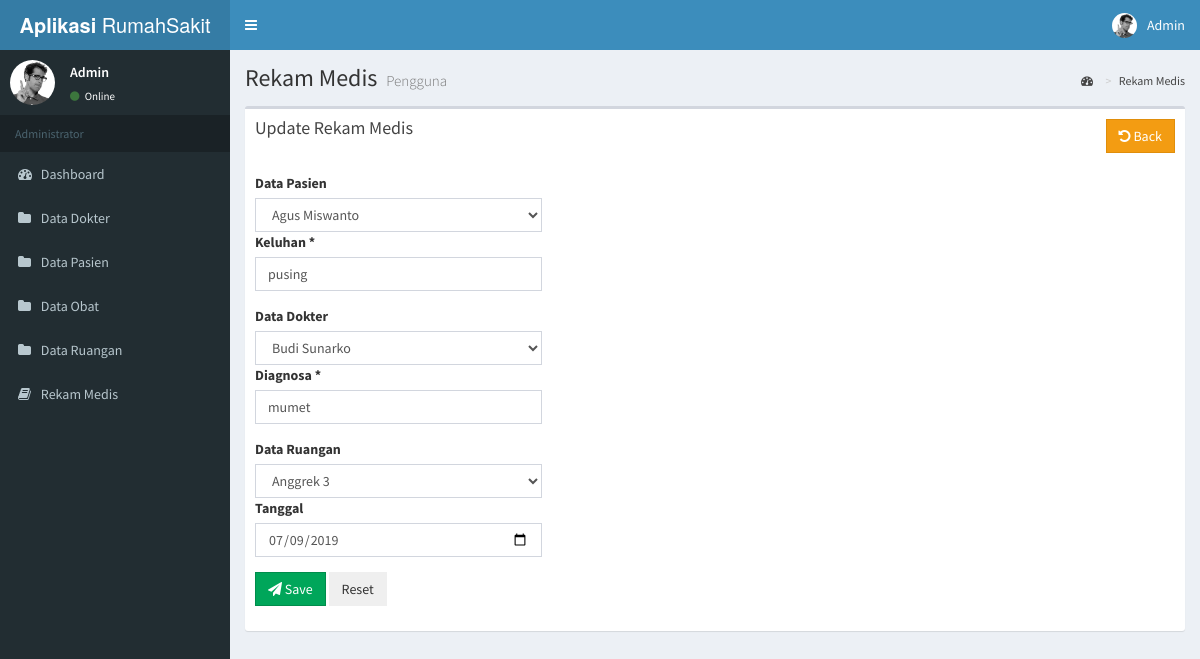
The app's page /rekammedis/update/1 with its own data.
### tables this page shows
CREATE TABLE `tb_user` (
  `user_id` int(11) NOT NULL,
  `username` varchar(40) NOT NULL,
  `password` varchar(40) NOT NULL,
  `name` varchar(100) NOT NULL,
  `address` varchar(200) DEFAULT NULL,
  `level` int(1) NOT NULL COMMENT '1:admin, 2:user'
);

CREATE TABLE `tb_rekammedis` (
  `id_rm` int(11) NOT NULL,
  `id_pasien` int(11) NOT NULL,
  `keluhan` varchar(50) NOT NULL,
  `id_dokter` int(11) NOT NULL,
  `diagnosa` varchar(50) NOT NULL,
  `id_ruangan` int(11) NOT NULL,
  `tgl_periksa` date NOT NULL
);

### application/libraries/Template.php (called while the page is built)
<?php
Class Template {
    var $template_data = array();
    function set($name, $value)
    {
        $this->template_data[$name] = $value;
    }
    function load($template = '', $view = '', $view_data = array(), $return =FALSE)
    {
        $this->CI =& get_instance();
        $this->set('contents', $this->CI->load->view($view, $view_data, TRUE));
        return $this->CI->load->view($template, $this->template_data, $return);
    }
}

### application/controllers/Rekammedis.php (called while the page is built, shortened)
<?php
class Rekammedis extends CI_Controller {
	public function update($id_rm = null){
		if($this->input->post()){
			$data = [
				"id_pasien"=>$this->input->post('id_pasien'),
				"keluhan"=>$this->input->post('keluhan'),
				"id_dokter"=>$this->input->post('id_dokter'),
				"diagnosa"=>$this->input->post('diagnosa'),
				"id_ruangan"=>$this->input->post('id_ruangan'),
				"tgl_periksa"=>$this->input->post('tgl_periksa'),
			];
			$this->rekammedis_m->updateRekamMedis($data, $id_rm);
			header("Location:"."/ci3/rekammedis");
		} else {
			$data['pasien'] = $this->pasien_m->getDataPasien();
			$data['dokter'] = $this->dokter_m->getDataDokter();
			$data['ruangan'] = $this->ruangan_m->getDataRuangan();
			$data['rekammedis'] = $this->rekammedis_m->getOne($id_rm);
			$this->template->load('template', 'rekammedis/rekammedis_form_update',$data);
		}
	}
}

### index.php (called while the page is built, shortened)
<?php
require_once BASEPATH.'core/CodeIgniter.php';

### application/models/Rekammedis_m.php (called while the page is built, shortened)
<?php
class Rekammedis_m extends CI_Model {
     public function getOne($id_rm){
     $this->db->join('tb_pasien','tb_pasien.id_pasien=tb_rekammedis.id_pasien');
     $this->db->join('tb_dokter','tb_dokter.id_dokter=tb_rekammedis.id_dokter');
     $this->db->join('tb_ruangan','tb_ruangan.id_ruangan=tb_rekammedis.id_ruangan');
     $this->db->where(['id_rm'=>$id_rm]);
      $query = $this->db->get('tb_rekammedis');
      return $query->row_array();
    }
}

### application/models/Pasien_m.php (called while the page is built, shortened)
<?php
class Pasien_m extends CI_Model {
   public $tb_pasien ="tb_pasien";
    public function getDataPasien(){
        $query = $this->db->get($this->tb_pasien);
        return $query->result_array();
    }
}

### application/models/Dokter_m.php (called while the page is built, shortened)
<?php
class Dokter_m extends CI_Model {
   public $tb_dokter ="tb_dokter";
    public function getDataDokter(){
        $query = $this->db->get($this->tb_dokter);
        return $query->result_array();
    }
}

### application/models/Ruangan_m.php (called while the page is built, shortened)
<?php
class Ruangan_m extends CI_Model {
   public $tb_ruangan ="tb_ruangan";
    public function getDataRuangan(){
        $query = $this->db->get($this->tb_ruangan);
        return $query->result_array();
    }
}

### application/libraries/Fungsi.php (called while the page is built, shortened)
<?php
class Fungsi
{
    protected $ci;
    function __construct(){
        $this->ci =& get_instance();
    }
    function user_login(){
        $user_id = $this->ci->session->userdata('userid');
        $user_data = $this->ci->user_m->get($user_id)->row();
        return $user_data;
    }
}

### application/models/User_m.php (called while the page is built, shortened)
<?php
class User_m extends CI_Model {
    public function get($id = null){
        $this->db->from('tb_user');
        $query = $this->db->get();
        return $query;
    }
}

### application/views/rekammedis/rekammedis_form_update.php (the view, shortened to what this page needs)
<section class="content-header">
	<h1>
		Rekam Medis
		<small>Pengguna</small>
	</h1>
	<ol class="breadcrumb">
		<li><a href="#"><i class="fa fa-dashboard"></i> </a></li>
		<li><a href="#">Rekam Medis</a></li>
	</ol>
</section>
<section class="content">
	<div class="box">
		<div class="box-header">
			<h3 class="box-title">Update Rekam Medis</h3>
			<div class="pull-right">
				<a href="<?=site_url('rekammedis')?>" class="btn btn-warning btn-flat">
					<i class="fa fa-undo"></i> Back
				</a>
			</div>
		</div>
		<div class="box-body">
			<div class="row">
				<div class="col-md-4 mx-auto">
					<form action="<?php echo base_url('rekammedis/update/'.$rekammedis['id_rm']); ?>" method="post">
          	<label for="">Data Pasien</label>
						<select name="id_pasien" class="form-control" id="">
							<?php foreach ($pasien as $psn) { ?>
						 <option <?=($rekammedis['id_pasien'] == $psn['id_pasien'])?'selected':''?> value="<?= $psn['id_pasien']?>"><?=$psn['nama_pasien']?></option>
						 <?php } ?>
						</select>
						<div class="form-group">
							<label for="">Keluhan *</label>
							<input type="text" name="keluhan" value="<?=$rekammedis['keluhan']?>" class="form-control" id="">
						</div>
            	<label for="">Data Dokter</label>
						<select name="id_dokter" class="form-control" id="">
							<?php foreach ($dokter as $dr) { ?>
						 <option <?=($rekammedis['id_dokter'] == $dr['id_dokter'])?'selected':''?> value="<?= $dr['id_dokter']?>"><?=$dr['nama_dokter']?></option>
						 <?php } ?>
						</select>
            	<div class="form-group">
							<label for="">Diagnosa *</label>
							<input type="text" name="diagnosa" value="<?=$rekammedis['diagnosa']?>" class="form-control" id="">
						</div>
              	<label for="">Data Ruangan</label>
						<select name="id_ruangan" class="form-control" id="">
							<?php foreach ($ruangan as $ruang) { ?>
						 <option <?=($rekammedis['id_ruangan'] == $ruang['id_ruangan'])?'selected':''?> value="<?= $ruang['id_ruangan']?>"><?=$ruang['nama_ruangan']?></option>
						 <?php } ?>
						</select>
						<div class="form-group">
							<label for="">Tanggal</label>
							<input type="date" name="tgl_periksa" value="<?=$rekammedis['tgl_periksa']?>" class="form-control" id="">
						</div>
						<div class="form-group">
							<button type="submit" class="btn btn-success btn-flat">
								<i class="fa fa-paper-plane"></i> Save</button>
							<button type="reset" class="btn btn-flat">Reset</button>
						</div>
					</form>
				</div>
			</div>
		</div>
	</div>
</section>

### application/views/template.php (shortened to what this page needs)
<!DOCTYPE html>
<html>
<head>
	<link rel="stylesheet" href="<?=base_url()?>assets/bower_components/bootstrap/dist/css/bootstrap.min.css">
	<link rel="stylesheet" href="<?=base_url()?>assets/bower_components/font-awesome/css/font-awesome.min.css">
	<link rel="stylesheet" href="<?=base_url()?>assets/bower_components/Ionicons/css/ionicons.min.css">
	<link rel="stylesheet" href="<?=base_url()?>assets/dist/css/AdminLTE.min.css">
	<link rel="stylesheet" href="<?=base_url()?>assets/dist/css/skins/_all-skins.min.css">
</head>
<body class="hold-transition skin-blue sidebar-mini">
	<div class="wrapper">
		<header class="main-header">
			<a href="<?=base_url()?>assets/index2.html" class="logo">
				<span class="logo-lg"><b>Aplikasi</b> RumahSakit</span>
			</a>
			<nav class="navbar navbar-static-top">
				<a href="#" class="sidebar-toggle" data-toggle="push-menu" role="button">
				</a>
				<div class="navbar-custom-menu">
					<ul class="nav navbar-nav">
						<li class="dropdown user user-menu">
							<a href="#" class="dropdown-toggle" data-toggle="dropdown">
								<img src="<?=base_url()?>assets/dist/img/user2-160x160.jpg" class="user-image" alt="User Image">
								<span class="hidden-xs"><?=ucfirst($this->fungsi->user_login()->username)?></span>
							</a>
						</li>
					</ul>
				</div>
			</nav>
		</header>
		<aside class="main-sidebar">
			<section class="sidebar">
				<div class="user-panel">
					<div class="pull-left image">
						<img src="<?=base_url()?>assets/dist/img/user2-160x160.jpg" class="img-circle" alt="User Image">
					</div>
					<div class="pull-left info">
						<p><?=ucfirst($this->fungsi->user_login()->username)?></p>
						<a href="#"><i class="fa fa-circle text-success"></i> Online</a>
					</div>
				</div>
				<ul class="sidebar-menu" data-widget="tree">
					<li class="header">Administrator</li>
					<li>
						<a href="<?=site_url('dashboard')?>">
							<i class="fa fa-dashboard"></i> <span>Dashboard</span>
						</a>
					</li>
					<li>
						<a href="<?=site_url('dokter')?>">
							<i class="fa fa-folder"></i> <span>Data Dokter</span>
						</a>
					</li>
          	<li>
						<a href="<?=site_url('pasien')?>">
							<i class="fa fa-folder"></i> <span>Data Pasien</span>
						</a>
					</li>
          	<li>
						<a href="<?=site_url('obat')?>">
							<i class="fa fa-folder"></i> <span>Data Obat</span>
						</a>
					</li>
          	<li>
						<a href="<?=site_url('ruangan')?>">
							<i class="fa fa-folder"></i> <span>Data Ruangan</span>
						</a>
					</li>
          	<li>
						<a href="<?=site_url('rekammedis')?>">
							<i class="fa fa-book"></i> <span>Rekam Medis</span>
						</a>
					</li>
				</ul>
			</section>
		</aside>
		<div class="content-wrapper">
			<?php echo $contents ?>
		</div>
	</div>
</body>
</html>

### records on screen
tb_user: username "Admin"
tb_rekammedis: keluhan "pusing", diagnosa "mumet", tgl_periksa "07/09/2019"

### other values on screen
form field id_pasien "Agus Miswanto"
form field id_dokter "Budi Sunarko"
form field id_ruangan "Anggrek 3"
